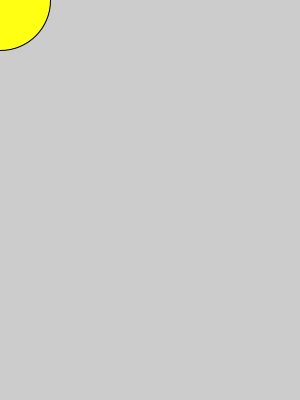
Frame 1 (no input)
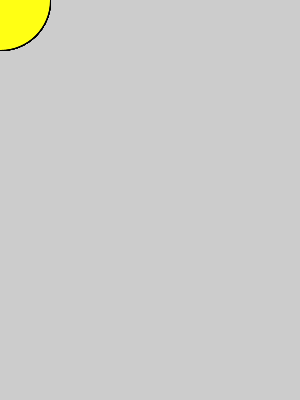
Frame 60 (the mouse pressed at the canvas centre just before this capture)
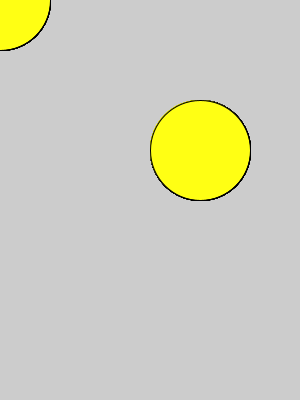
Frame 120 (the mouse held since frame 60 and released just before this capture)

The Processing sketch that drew these frames (run headless with seeded random() and noise(); from frame 60 on, the mouse is pressed at the canvas centre):

// Processing sketch: processing_106674
// ── processing_106674.pde

int x=20;
int y=20;

void setup (){

    size(300,400);
   
}

void draw (){

    fill (300, 400, 20);
    ellipse (mouseY,mouseX,100,100);
    y = y+1;
}
